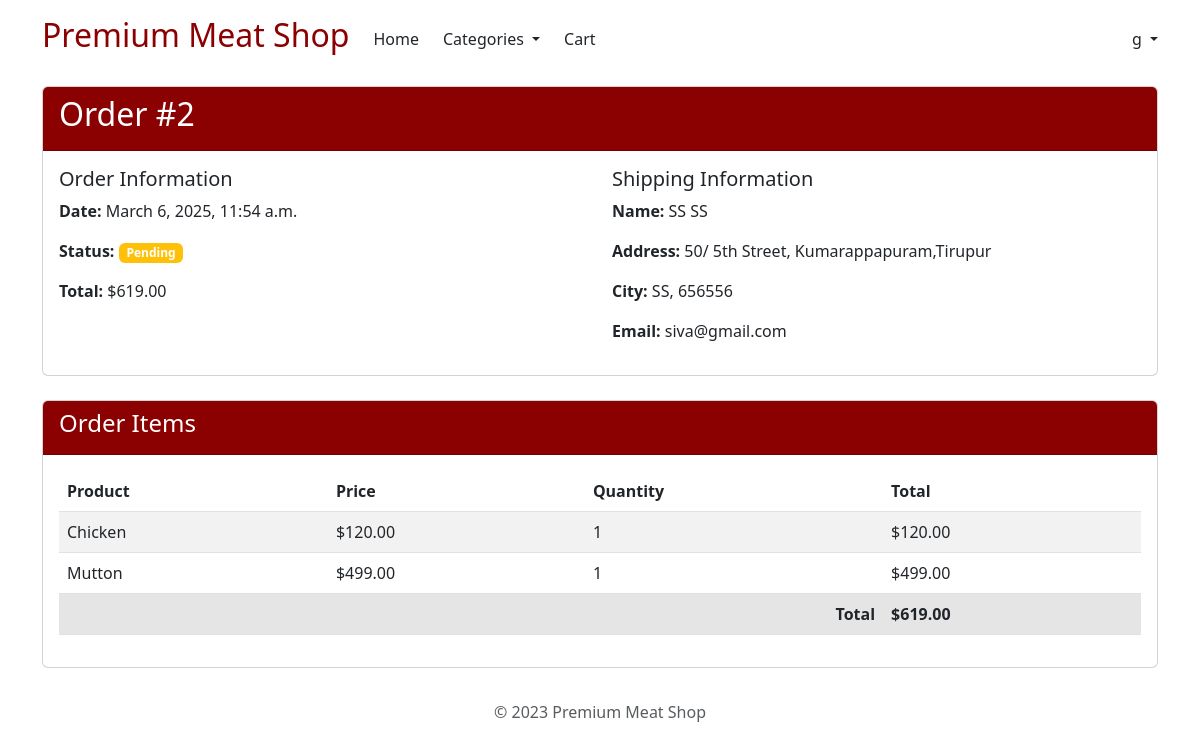
/orders/detail/2/ (signed in), run on the app's committed database.
### orders/models.py (models this page shows, shortened)
class Order(models.Model):
    STATUS_CHOICES = (
        ('pending', 'Pending'),
        ('processing', 'Processing'),
        ('shipped', 'Shipped'),
        ('delivered', 'Delivered'),
        ('cancelled', 'Cancelled'),
    )
    user = models.ForeignKey(User, related_name='orders', on_delete=models.CASCADE, null=True, blank=True)
    first_name = models.CharField(max_length=50)
    last_name = models.CharField(max_length=50)
    email = models.EmailField()
    address = models.CharField(max_length=250)
    postal_code = models.CharField(max_length=20)
    city = models.CharField(max_length=100)
    created = models.DateTimeField(auto_now_add=True)
    updated = models.DateTimeField(auto_now=True)
    paid = models.BooleanField(default=False)
    status = models.CharField(max_length=10, choices=STATUS_CHOICES, default='pending')
    class Meta:
        ordering = ('-created',)
    def get_total_cost(self):
        return sum(item.get_cost() for item in self.items.all())

class OrderItem(models.Model):
    order = models.ForeignKey(Order, related_name='items', on_delete=models.CASCADE)
    product = models.ForeignKey(Product, related_name='order_items', on_delete=models.CASCADE)
    price = models.DecimalField(max_digits=10, decimal_places=2)
    quantity = models.PositiveIntegerField(default=1)
    def get_cost(self):
        return self.price * self.quantity

### shop/models.py (models this page shows, shortened)
class Product(models.Model):
    category = models.ForeignKey(Category, related_name='products', on_delete=models.CASCADE)
    name = models.CharField(max_length=200)
    slug = models.SlugField(max_length=200, unique=True)
    image = models.ImageField(upload_to='products/%Y/%m/%d', blank=True)
    description = models.TextField(blank=True)
    price = models.DecimalField(max_digits=10, decimal_places=2)
    weight = models.DecimalField(max_digits=5, decimal_places=2, help_text="Weight in kg")
    stock = models.PositiveIntegerField()
    available = models.BooleanField(default=True)
    created = models.DateTimeField(auto_now_add=True)
    updated = models.DateTimeField(auto_now=True)
    featured = models.BooleanField(default=False, help_text="Featured products appear on homepage")
    discount_price = models.DecimalField(max_digits=10, decimal_places=2, blank=True, null=True, help_text="Discounted price (optional)")
    class Meta:
        ordering = ('name',)
        indexes = [
            models.Index(fields=['id', 'slug']),
            models.Index(fields=['name']),
            models.Index(fields=['created']),
        ]

### orders/views.py (the view)
# urls.py: path('detail/<int:order_id>/', views.order_detail, name='order_detail'),
@login_required
def order_detail(request, order_id):
    order = get_object_or_404(Order, id=order_id, user=request.user)
    return render(request, 'orders/order/detail.html', {'order': order})

### cart/cart.py (called while the page is built)
    def __len__(self):
        return sum(item['quantity'] for item in self.cart.values())

### cart/context_processors.py (called while the page is built)
def cart(request):
    return {'cart': Cart(request)}

### templates/orders/order/detail.html (shortened to what this page needs)
{% extends "base.html" %}
{% block content %}
    <div class="card mb-4">
        <div class="card-header bg-meat text-white">
            <h2>Order #{{ order.id }}</h2>
        </div>
        <div class="card-body">
            <div class="row">
                <div class="col-md-6">
                    <h5>Order Information</h5>
                    <p><strong>Date:</strong> {{ order.created|date:"F j, Y, P" }}</p>
                    <p><strong>Status:</strong>
                        <span class="badge {% if order.status == 'delivered' %}bg-success{% elif order.status == 'cancelled' %}bg-danger{% else %}bg-warning{% endif %}">
                            {{ order.get_status_display }}
                        </span>
                    </p>
                    <p><strong>Total:</strong> ${{ order.get_total_cost }}</p>
                </div>
                <div class="col-md-6">
                    <h5>Shipping Information</h5>
                    <p><strong>Name:</strong> {{ order.first_name }} {{ order.last_name }}</p>
                    <p><strong>Address:</strong> {{ order.address }}</p>
                    <p><strong>City:</strong> {{ order.city }}, {{ order.postal_code }}</p>
                    <p><strong>Email:</strong> {{ order.email }}</p>
                </div>
            </div>
        </div>
    </div>
    <div class="card">
        <div class="card-header bg-meat text-white">
            <h4>Order Items</h4>
        </div>
        <div class="card-body">
            <table class="table table-striped">
                <thead>
                    <tr>
                        <th>Product</th>
                        <th>Price</th>
                        <th>Quantity</th>
                        <th>Total</th>
                    </tr>
                </thead>
                <tbody>
                    {% for item in order.items.all %}
                        <tr>
                            <td>{{ item.product.name }}</td>
                            <td>${{ item.price }}</td>
                            <td>{{ item.quantity }}</td>
                            <td>${{ item.get_cost }}</td>
                        </tr>
                    {% endfor %}
                    <tr class="table-active">
                        <td colspan="3" class="text-end fw-bold">Total</td>
                        <td class="fw-bold">${{ order.get_total_cost }}</td>
                    </tr>
                </tbody>
            </table>
        </div>
    </div>
{% endblock %}

### templates/base.html (shortened to what this page needs)
<!DOCTYPE html>
<html>
<head>
    <link href="https://cdn.jsdelivr.net/npm/bootstrap@5.3.0-alpha1/dist/css/bootstrap.min.css" rel="stylesheet">
</head>
<body>
    <header class="p-3 mb-3 border-bottom">
        <div class="container">
            <div class="d-flex flex-wrap align-items-center justify-content-center justify-content-lg-start">
                <a href="/" class="d-flex align-items-center mb-2 mb-lg-0 text-decoration-none">
                    <h2 class="meat-primary">Premium Meat Shop</h2>
                </a>
                <ul class="nav col-12 col-lg-auto me-lg-auto mb-2 justify-content-center mb-md-0 ms-3">
                    <li><a href="{% url 'shop:product_list' %}" class="nav-link px-2 link-dark">Home</a></li>
                    <li class="nav-item dropdown">
                        <a class="nav-link dropdown-toggle link-dark" href="#" role="button" data-bs-toggle="dropdown">
                            Categories
                        </a>
                    </li>
                    <li><a href="{% url 'cart:cart_detail' %}" class="nav-link px-2 link-dark">
                        Cart
                    </a></li>
                </ul>
                <div class="text-end">
                    {% if request.user.is_authenticated %}
                        <div class="dropdown text-end">
                            <a href="#" class="d-block link-dark text-decoration-none dropdown-toggle" data-bs-toggle="dropdown">
                                {{ request.user.username }}
                            </a>
                        </div>
                    {% else %}
                        <a href="{% url 'login' %}" class="btn btn-outline-dark me-2">Login</a>
                        <a href="{% url 'register' %}" class="btn btn-meat">Sign-up</a>
                    {% endif %}
                </div>
            </div>
        </div>
    <main class="container  my-4" >
        {% block content %}
        {% endblock %}
    </main>
    <footer class="py-2 my-2">
        <div class="container py">
            <p class="text-center text-muted">© 2023 Premium Meat Shop</p>
        </div>
    </footer>
</body>
</html>

### templates/base.html (style rules this page uses)
.meat-primary { color: #8B0000; }
.bg-meat { background-color: #8B0000; }

### data on the page
Order: id "2", created "March 6, 2025, 11:54 a.m.", status "Pending", get_total_cost "619.00", first_name "SS", last_name "SS", address "50/ 5th Street, Kumarappapuram,Tirupur", city "SS", postal_code "656556", email "siva@gmail.com"
OrderItem: product.name "Chicken", price "120.00", quantity "1", get_cost "120.00"
OrderItem: product.name "Mutton", price "499.00", quantity "1", get_cost "499.00"

### other printed values
{{ request.user.username }} "g"
